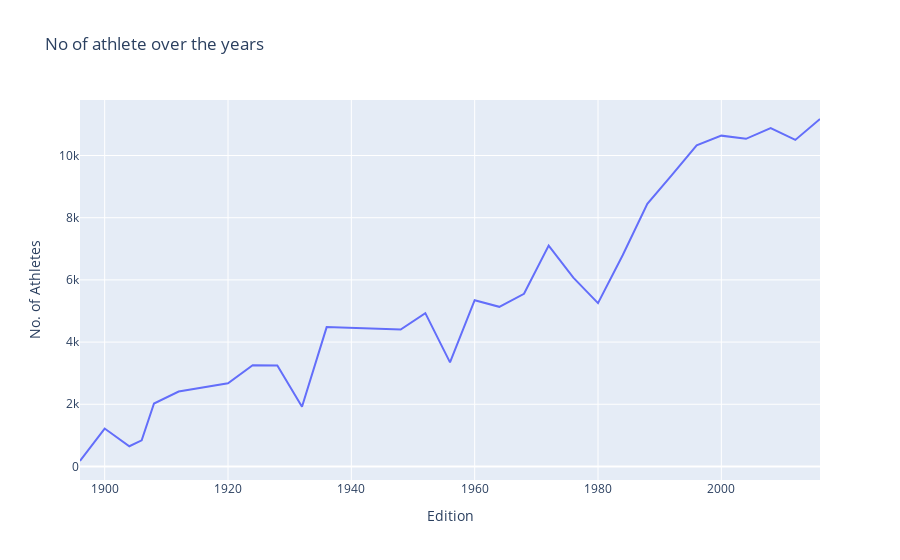

Notebook source saved alongside this figure:
### Code cell
#For plotting graph 
figure = px.line(names,x="Edition",y="No. of Athletes",title="No of athlete over the years")
figure.show()

### Figure 1 — Plotly figure (JSON) as saved in the notebook; plotly's stock layout.template omitted (floating-point values rounded to 4 significant figures)
{"data": [{"hovertemplate": "Edition=%{x}<br>No. of Athletes=%{y}<extra></extra>", "legendgroup": "", "line": {"color": "#636efa", "dash": "solid"}, "marker": {"symbol": "circle"}, "mode": "lines", "name": "", "orientation": "v", "showlegend": false, "type": "scatter", "x": [1896, 1900, 1904, 1906, 1908, 1912, 1920, 1924, 1928, 1932, 1936, 1948, 1952, 1956, 1960, 1964, 1968, 1972, 1976, 1980, 1984, 1988, 1992, 1996, 2000, 2004, 2008, 2012, 2016], "xaxis": "x", "y": [176, 1220, 650, 841, 2024, 2409, 2675, 3256, 3246, 1922, 4482, 4402, 4931, 3346, 5348, 5134, 5552, 7105, 6070, 5252, 6791, 8443, 9380, 10324, 10639, 10537, 10880, 10502, 11174], "yaxis": "y"}], "layout": {"autosize": true, "legend": {"tracegroupgap": 0}, "title": {"text": "No of athlete over the years"}, "xaxis": {"anchor": "y", "autorange": true, "domain": [0, 1], "range": [1896, 2016], "title": {"text": "Edition"}, "type": "linear"}, "yaxis": {"anchor": "x", "autorange": true, "domain": [0, 1], "range": [-435, 11785], "title": {"text": "No. of Athletes"}, "type": "linear"}}}
